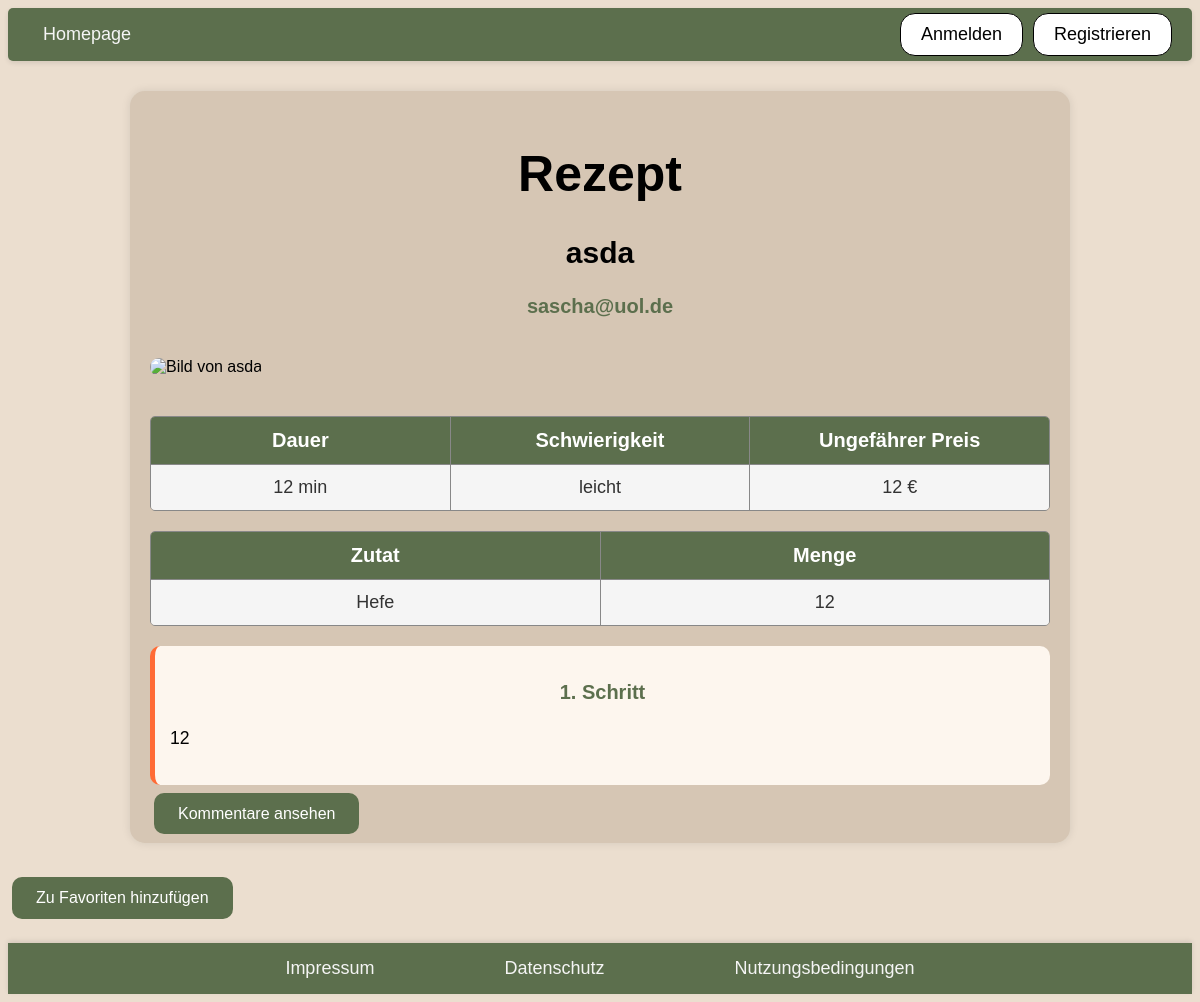
The page /rezept.php?id=17 on the database its author committed.
### tables this page shows
CREATE TABLE rezept (
                        id INTEGER PRIMARY KEY AUTOINCREMENT,
                        titel TEXT,
                        email TEXT,
                        kurzbeschreibung TEXT,
                        dauer INTEGER,
                        schwierigkeit TEXT,
                        preis REAL,
                        zutaten TEXT,
                        menge TEXT,
                        anleitung TEXT,
                        bild BLOB,
                        datum text
                    );

### rezept.php (called while the page is built, shortened)
<?php
require_once "php/controller/RezeptController.php";
$rezeptController = new RezeptController();
$entry = $rezeptController->readEntry();
require_once "php/view/RezeptEintrag-show.php";

### php/model/RezeptPDOSQLite.php (called while the page is built, shortened)
<?php
require_once "RezeptEintrag.php";
class RezeptPDOSQLite implements RezeptDAO
{
    private static $instance = null;
    public static function getInstance()
    {
        if (self::$instance === null) {
            self::$instance = new RezeptPDOSQLite();
        }
        return self::$instance;
    }
    public function readEntry($id){
        try{
            $db = $this->getConnection();
            return $this->getEntry($id, $db);
        } catch (PDOException $exc) {
            throw new InternalErrorException();
        }
    }
    public function getEntry($id, $db){
        try {
            $sql = "SELECT * FROM rezept WHERE id=:id LIMIT 1";
            $command = $db->prepare($sql);
            if (!$command->execute([":id" => $id])) {
                throw new InternalErrorException();
            }
            $result = $command->fetchAll();
            $entry = $result[0];
            return new RezeptEintrag(
            $entry["id"],
            $entry["titel"],
            $entry["email"],
            $entry["kurzbeschreibung"],
            $entry["dauer"],
            $entry["schwierigkeit"],
            $entry["preis"],
            $entry["zutaten"],
            $entry["menge"],
            $entry["anleitung"],
            $entry["bild"],
            $entry["datum"]
        );
        } catch (PDOException $exc) {
            throw new InternalErrorException();
        }
    }
    private function getConnection()
    {
        try {
            $user = 'root';
            $pw = null;
            $dsn = 'sqlite:db/rezept.db';
            $db = new PDO($dsn, $user, $pw);
            $db->exec("PRAGMA foreign_keys = ON;");
            return $db;
        } catch (PDOException $e) {
            throw new InternalErrorException();
        }
    }
}

### php/model/Rezept.php (called while the page is built, shortened)
<?php
require_once "php/model/RezeptPDOSQLite.php";
class Rezept{
    public static function getInstance(){
        return RezeptPDOSQLite::getInstance();
    }
}
?>

### php/controller/RezeptController.php (called while the page is built, shortened)
<?php
require_once "php/model/RezeptEintrag.php";
require_once "php/model/Rezept.php";
class RezeptController
{
    public function readEntry()
    {
        try {
            $id = intval($_GET["id"]);
            $rezept = Rezept::getInstance();
            $entry = $rezept->readEntry($id);
            return $entry;
        } catch (MissingEntryException $exc) {
            $this->handleMissingEntryException();
        } catch (InternalErrorException $exc) {
            $this->handleInternalErrorException();
        }
    }
}

### php/model/RezeptEintrag.php (called while the page is built, shortened)
<?php
class RezeptEintrag
{
    private $id;
    private $titel;
    private $email;
    private $dauer;
    private $schwierigkeit;
    private $preis;
    private $zutaten = [];
    private $menge = [];
    private $anleitung;
    public function __construct($id, $titel, $email, $kurzbeschreibung, $dauer, $schwierigkeit, $preis, $zutaten, $menge, $anleitung, $bild, $datum)
    {
        $this->id = $id;
        $this->titel = $titel;
        $this->email = $email;
        $this->dauer = $dauer;
        $this->schwierigkeit = $schwierigkeit;
        $this->preis = $preis;
        $this->zutaten = is_array($zutaten) ? $zutaten : explode(',', $zutaten);
        $this->menge = is_array($menge) ? $menge : explode(',', $menge);
        $this->anleitung = $anleitung;
    }
    public function getId()
    {
        return $this->id;
    }
    public function getTitel()
    {
        return $this->titel;
    }
    public function getEmail()
    {
        return $this->email;
    }
    public function getDauer()
    {
        return $this->dauer;
    }
    public function getSchwierigkeit()
    {
        return $this->schwierigkeit;
    }
    public function getPreis()
    {
        return $this->preis;
    }
    public function getZutaten()
    {
        return $this->zutaten;
    }
    public function getMenge()
    {
        return $this->menge;
    }
    public function getAnleitungArray()
    {
        return explode('||', $this->anleitung);
    }
}

### php/view/rezeptEintrag-show.php (the view, shortened to what this page needs)
<?php
require_once "php/include/head.php";
?>
<body>
    <?php
    require_once "php/include/header.php";
    ?>
    <main class="rezept-container">
        <h1>Rezept</h1>
        <h2>
            <?= htmlspecialchars($entry->getTitel()) ?>
        </h2>
        <h3>
            <?= htmlspecialchars($entry->getEmail()) ?>
        </h3>
        <img
            src="rezeptBild.php?id=<?= urlencode($entry->getId()) ?>"
            alt="Bild von <?= htmlspecialchars($entry->getTitel()) ?>"
            title="<?= htmlspecialchars($entry->getTitel()) ?>"
            class="rezept-bild" />
        <div class="table-container info-table">
            <div class="table-header">
                <div>Dauer</div>
                <div>Schwierigkeit</div>
                <div>Ungefährer Preis</div>
            </div>
            <div class="table-row">
                <div class="table-cell"><?= htmlspecialchars($entry->getDauer()) ?> min</div>
                <div class="table-cell"><?= htmlspecialchars($entry->getSchwierigkeit()) ?></div>
                <div class="table-cell"><?= htmlspecialchars($entry->getPreis()) ?> €</div>
            </div>
        </div>
        <?php
        $zutatenArr = $entry->getZutaten();
        $mengeArr = $entry->getMenge();
        ?>
        <div class="table-container">
            <div class="table-header">
                <div>Zutat</div>
                <div>Menge</div>
            </div>
            <?php for ($i = 0; $i < count($zutatenArr); $i++): ?>
                <div class="table-row">
                    <div><?= htmlspecialchars($zutatenArr[$i] ?? '') ?></div>
                    <div><?= htmlspecialchars($mengeArr[$i] ?? '') ?></div>
                </div>
            <?php endfor; ?>
        </div>
        <?php $anleitungArr = $entry->getAnleitungArray(); ?>
        <?php foreach ($anleitungArr as $i => $schritt): ?>
            <div class="rezept-schritt">
                <h3><?= ($i + 1) ?>. Schritt</h3>
                <p><?= htmlspecialchars($schritt) ?></p>
            </div>
        <?php endforeach; ?>
        <a href="kommentare.php?id=<?= urlencode($entry->getId()) ?>" class="rezept-button">Kommentare ansehen </a>
    </main>
    <?php
    $istFavorit = false;
    ?>
    <form method="post" action="favourit-toggle.php?id=<?= urlencode($entry->getId()) ?>">
        <?php if ($istFavorit): ?>
            <button type="submit" name="action" value="remove" class="rezept-button">Aus Favoriten entfernen</button>
        <?php else: ?>
            <button type="submit" name="action" value="add" class="rezept-button">Zu Favoriten hinzufügen</button>
        <?php endif; ?>
    </form>
    <?php
    include_once "php/include/footer.php"
    ?>
</body>
</html>

### css/index.css (style rules this page uses)
body { background-color: rgb(235, 222, 207);; font-family: sans-serif; }
h1 { color: Black; font-family: sans-serif; font-size: 50px; text-align: center; }

### css/rezept.css (style rules this page uses)
.rezept-container { max-width: 900px; margin: 30px auto; background-color: #D6C6B4; padding: 20px; border-radius: 15px; box-shadow: 0 0 10px rgba(0, 0, 0, 0.1); }
.rezept-container h2 { color: black; text-align: center; font-family: sans-serif; font-size: 30px; word-break: break-word; overflow-wrap: break-word; }
.rezept-container h3 { color: #5C6F4D; text-align: center; font-family: sans-serif; font-size: 20px; word-break: break-word; overflow-wrap: break-word; }
.rezept-container p, .rezept-container li { font-size: 1.1em; line-height: 1.6; font-family: sans-serif; }
.rezept-schritt { background-color: #fdf6ee; border-left: 5px solid #FF6B35; padding: 15px; margin: 20px 0; border-radius: 10px; }
.rezept-schritt p { word-break: break-word; overflow-wrap: break-word; }
.rezept-bild { width: 100%; max-height: 400px; object-fit: cover; border-radius: 10px; margin: 20px 0; }
.rezept-button { background-color: #5C6F4D; color: white; border: none; padding: 12px 24px; margin: 4px; border-radius: 10px; font-size: 16px; text-decoration: none; cursor: pointer; transition: 0.3s ease; }
.table-container { display: flex; flex-direction: column; margin: 20px 0; border: 1px solid #888; border-radius: 5px; overflow: hidden; font-family: sans-serif; }
.table-header, .table-row { display: flex; justify-content: space-between; text-align: center; }
.table-header { background-color: #5C6F4D; color: white; font-weight: bold; font-size: 20px; }
.table-header div, .table-row div { flex: 1; padding: 12px; border-right: 1px solid #888; word-break: break-word; overflow: break-word; white-space: normal; }
.table-header div:last-child, .table-row div:last-child { border-right: none; }
.table-row { background-color: #f5f5f5; color: #333; border-top: 1px solid #888; font-size: 18px; }

### rows shown on the page
rezept: titel "asda", email "sascha@uol.de", dauer "12", schwierigkeit "leicht", preis "12", anleitung "12"

### other values the page prints
$zutatenArr[$i] "Hefe"
$mengeArr[$i] "12"
